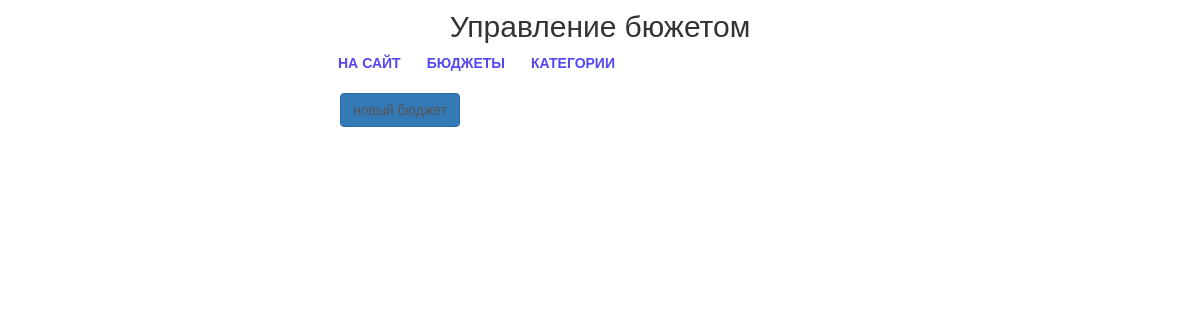
The app's page /set/ (signed in), older data.
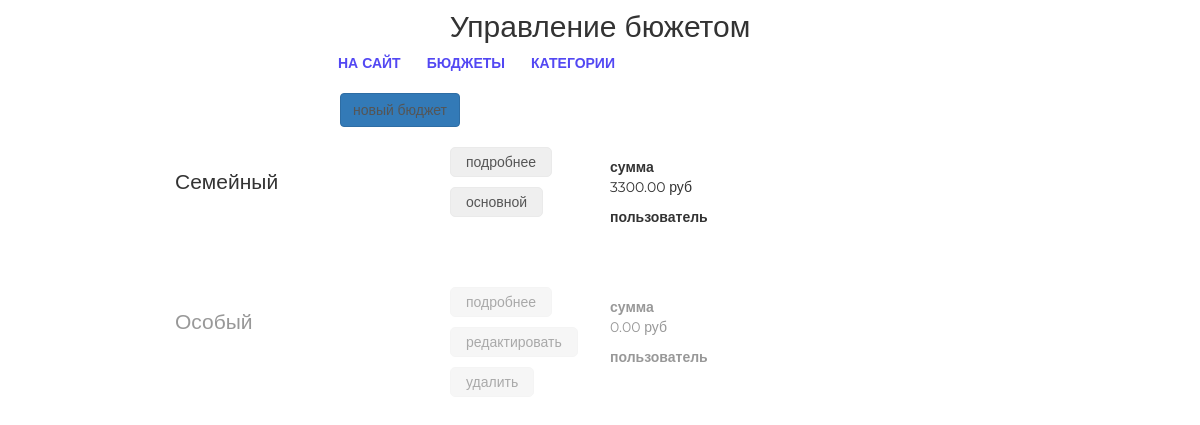
The same page, newer data.
### mainapp/models.py (models this page shows, shortened)
class Budget(models.Model):
    user_created = models.ForeignKey(get_user_model(),
                                     on_delete=models.CASCADE,
                                     related_name='budgets')
    name = models.CharField('название', max_length=64)
    description = models.TextField('описание', blank=True)
    users = models.ManyToManyField(User, blank=True)
    amount = models.DecimalField(
        'общая сумма', max_digits=15, decimal_places=2, default=0)
    _total_amount = models.DecimalField(
        'общая сумма', max_digits=15, decimal_places=2, default=0)
    @property
    def get_total_amount(self):
        return self._total_amount

### setbudgetapp/views.py (the view)
# urls.py: path('', mainapp.index, name='index'),
@login_required
def index(request):
    all_budgets = Budget.objects.filter(
        Q(user_created=request.user) | Q(users=request.user)).all()
    context = {
        'page_title': 'настройки',
        'all_budgets': all_budgets,
    }
    return render(request, 'setbudgetapp/index.html', context)

### setbudgetapp/templates/setbudgetapp/index.html (shortened to what this page needs)
{% extends 'setbudgetapp/base.html' %}
{% load static %}
{% block container %}
    <div class="users_list">
        <a href="{% url 'set:budget_create' %}" class="btn btn-primary new_user">
            новый бюджет
        </a>
        {% for budget in all_budgets %}
            <div class="product_record {% if not user.basic_budget.pk == budget.pk %}not_active{% endif %}">
                <div class="product_name">
                    {{ budget.name|title }}
                </div>
                <div class="product_actions">
                    <button>
                        <a href={% url 'set:source_list' pk=budget.pk %}>подробнее</a>
                    </button>
                    {% if budget.user_created == user %}
                        <button>
                            <a href={% url 'set:budget_update' pk=budget.pk %}>редактировать</a>
                        </button>
                        <button>
                            <a href={% url 'set:budget_delete' pk=budget.pk %}>удалить</a>
                        </button>
                    {% else %}
                        <button>
                            <a href={% url 'set:basic_budget' pk=budget.pk %}>основной</a>
                        </button>
                    {% endif %}
                </div>
                <div class="summary">
                    <b>сумма</b>
                    <p>{{ budget.get_total_amount }} руб</p>
                    <b>пользователь</b>
                </div>
            </div>
        {% endfor %}
    </div>
{% endblock %}

Row changes from the older to the newer data that the page shows:
now on this page (row edited): Budget: name "Семейный", shows "основной", get_total_amount "3300.00"
added Budget: name "Особый", shows "редактировать", get_total_amount "0.00"
